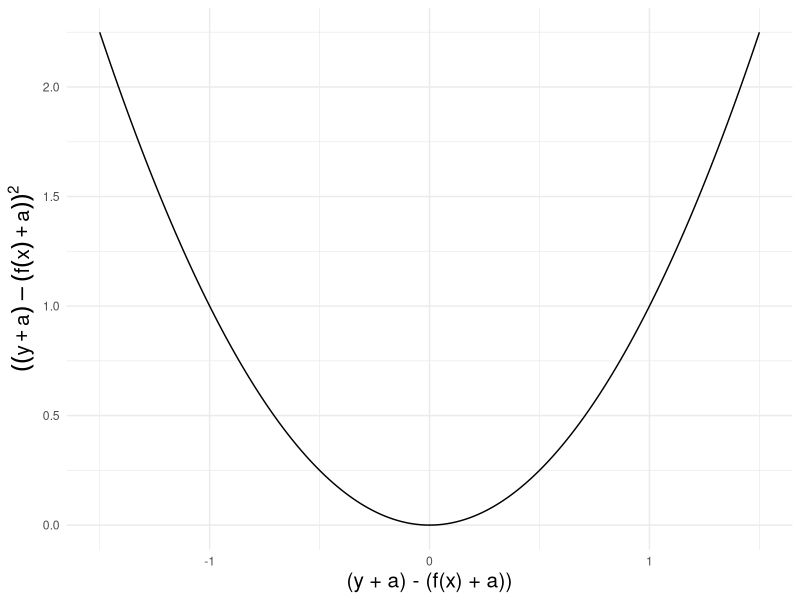
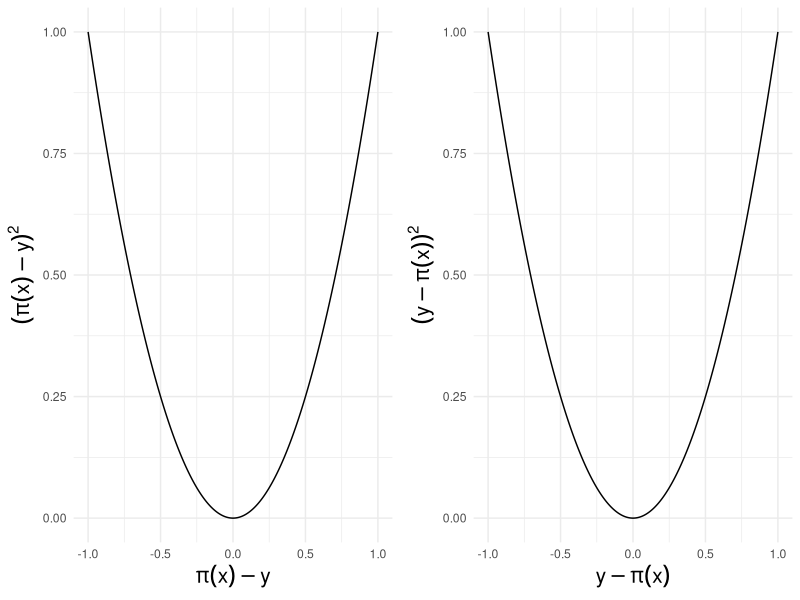
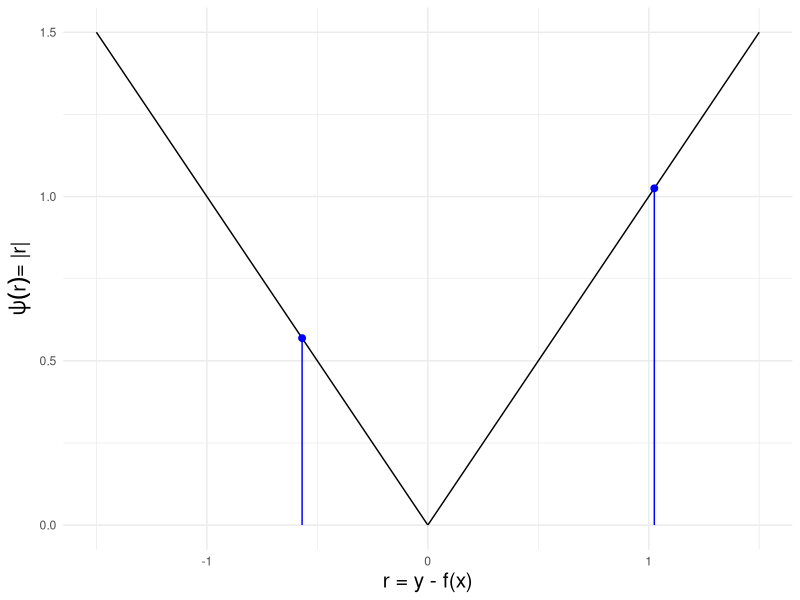
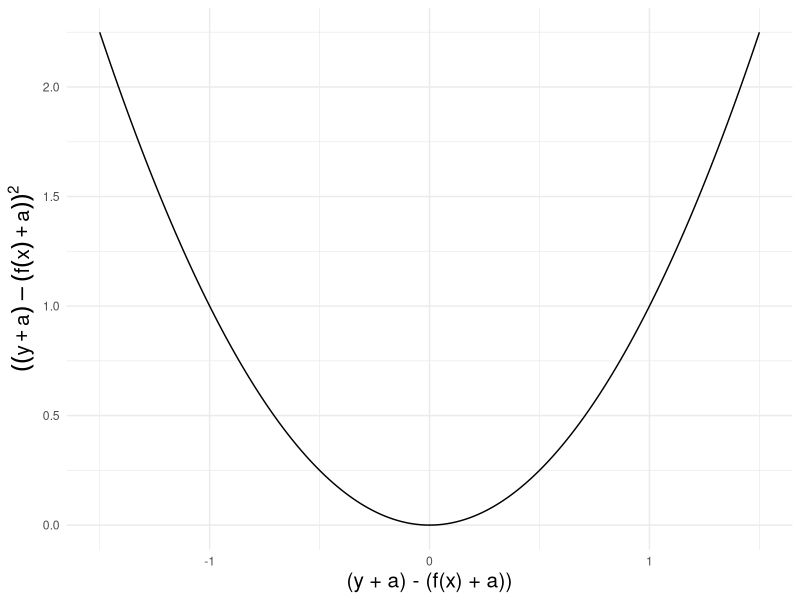
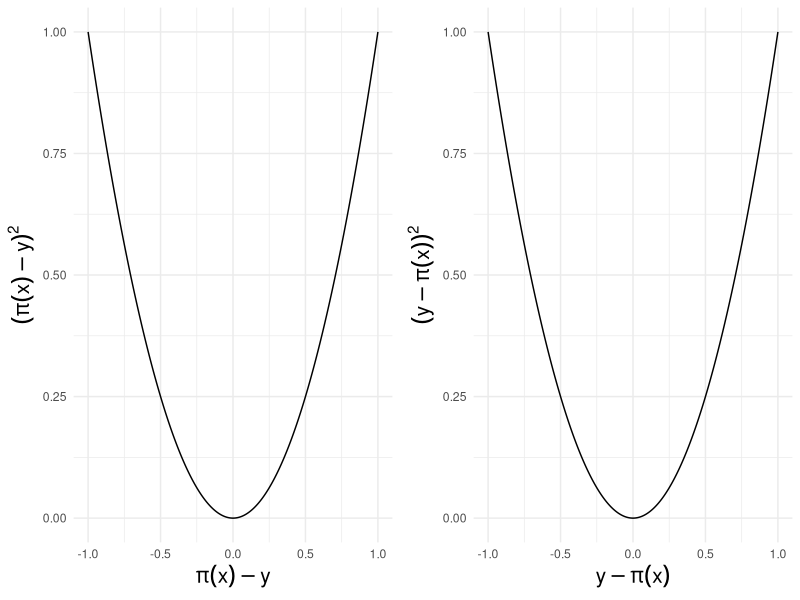

Here is the R script that generated these plots, in order:
# ------------------------------------------------------------------------------
# losses properties

# FIG: DISTANCE-BASED, TRANSLATION-INVARIANT, SYMMETRIC LOSSES
# ------------------------------------------------------------------------------

library(ggplot2)
library(dplyr)
set.seed(123L)

# DATA -------------------------------------------------------------------------

x <- sort(runif(50L, 0L, 2L))
y <- x + rnorm(length(x), sd = 0.5)
df_1 <- data.frame(x = x, y = y, diff = y - x)

df_2 <- data.frame(x = seq(-1.5, 1.5, length.out = 800L))
df_2$y <- abs(df_2$x)
df_2$z <- (df_2$x)^2

df_3 <- data.frame(x = seq(-1L, 1L, length.out = 800L))
df_3$y <- (df_3$x)^2

# PLOT 1: DISTANCE-BASED -------------------------------------------------------

add_markers <- function(plot, index, negative = TRUE) {

  plot +
    geom_segment(
      mapping = aes(
        x = df_1[index, "x"],
        xend = df_1[index, "x"],
        y = df_1[index, "x"],
        yend = df_1[index, "y"]),
      color = "blue",
      inherit.aes = FALSE) +
      geom_point(
        mapping = aes(
          x = df_1[index, "x"],
          y = df_1[index, "y"]),
        size = 2L,
        color = "blue")

}

add_markers_2 <- function(plot, index, negative = TRUE) {

  plot +
    geom_segment(
      aes(
        x = df_1[index, "diff"],
        xend = df_1[index, "diff"],
        y = 0L,
        yend = abs(df_1[index, "diff"])),
      color = "blue") +
    geom_point(
      mapping = aes(
        x = df_1[index, "diff"],
        y = abs(df_1[index, "diff"])),
      size = 2L,
      color = "blue")

}

p_1 <- ggplot(df_1, aes(x, y)) +
  theme_minimal() +
  geom_point() +
  geom_abline(intercept = 0L, slope = 1L) +
  theme(axis.title = element_text(size = 15L))
p_1 <- p_1 %>%
  add_markers(4L) %>%
  add_markers(45L)

p_2 <- qplot(df_2$x, df_2$y, geom = "line") +
  theme_minimal() +
  xlab("r = y - f(x)") +
  ylab(bquote(paste(psi(r), "= |r|"))) +
  theme(axis.title = element_text(size = 15L))
p_2 <- p_2 %>%
  add_markers_2(4L) %>%
  add_markers_2(45L)

p_3 <- cowplot::plot_grid(
  p_1,
  p_2,
  ncol = 2L,
  align = "h",
  rel_widths = c(0.4, 0.6))

ggsave(
  "../figure/loss_properties_dist_based.png",
  p_2,
  width = 3.5,
  height = 2.6)

# PLOT 2: TRANSLATION-INVARIANT ------------------------------------------------

p_4 <- qplot(df_2$x, df_2$z, geom = "line") +
  theme_minimal() +
  xlab("(y + a) - (f(x) + a))") +
  ylab(bquote(((y + a) - (f(x) + a))**2)) +
  theme(axis.title = element_text(size = 15L))
p_4

ggsave(
  "../figure/loss_properties_transl_inv.png",
  p_4,
  width = 3.5,
  height = 3.2)

# PLOT 3: SYMMETRIC ------------------------------------------------------------

p_5 <- qplot(df_3$x, df_3$y, geom = "line") +
  theme_minimal() +
  xlab(bquote(pi(x) - y)) +
  ylab(bquote((pi(x) - y)**2)) +
  theme(axis.title = element_text(size = 15L))

p_6 <- qplot(df_3$x, df_3$y, geom = "line") +
  theme_minimal() +
  xlab(bquote(y - pi(x))) +
  ylab(bquote((y - pi(x))**2)) +
  theme(axis.title = element_text(size = 15L))

p_7 <- cowplot::plot_grid(p_5, p_6, ncol = 2L, align = "h")
p_7

ggsave(
  "../figure/loss_properties_symmetric.png",
  p_7,
  width = 5L,
  height = 3L)


# PLOT 4: L1 vs L2

# df_2_plus <- rbind(
#   data.frame(x = df_2$x, L = df_2$y, Loss = "L1"),
#   data.frame(x = df_2$x, L = df_2$z, Loss = "L2")
# )

# p_8 <- ggplot(df_2_plus, aes(x = x, y = L, color = Loss)) +
#   theme_minimal() + geom_line() +
#   xlab("r = y - f(x)") +
#   ylab("L") +
#   theme(axis.title = element_text(size = 15L),
#     legend.title = element_text(size=15), #change legend title font size
#     legend.text = element_text(size=13))
# p_8

# ggsave(
#   "../figure/loss_properties_l1_l2.png",
#   p_8,
#   width = 5L,
#   height = 3L)
